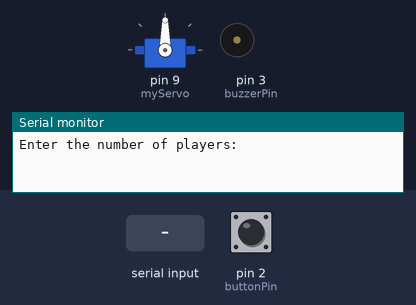
Simulated run of this sketch. Board: Arduino Uno, built with avr-gcc and run on an emulated ATmega328P. On the bench: servo, buzzer (waves = sounding, pin HIGH), the last lines printed to the serial monitor. Inputs (shaded band) come from the test bench; at power-on: pin 2 (buttonPin) HIGH. Random numbers use the default seed unless the sketch sets one.

Above: at 6.2 s.
6.3 s: "90,45\n" received over Serial
7.8 s: pin 2 (buttonPin) pulled LOW for 3.2 s
At 11.3 s:
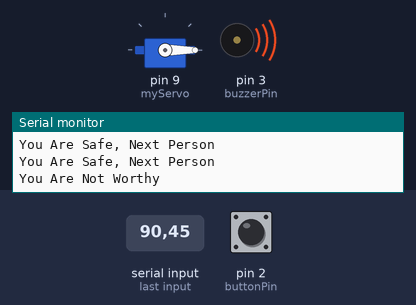
Timing chart, 0 to 13.3 s (numbered marks = the images above; inputs shaded):
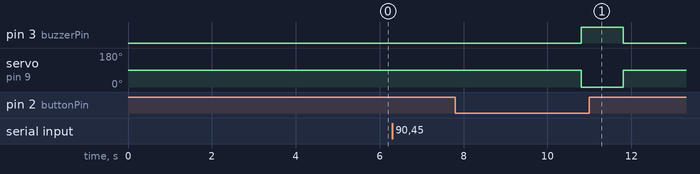

Measured:
- after the input at 7.8 s, pin 3 (buzzerPin): LOW → HIGH after 3.0 s, → LOW 1.0 s later; servo on pin 9 (myServo): 90° → 0° after 3.0 s, → 90° 1.0 s later

The sketch:

Worthy_finger_main.ino
```cpp
#include <Servo.h>

Servo myServo;
const int buttonPin = 2;  // Pin for push button
const int buzzerPin = 3;  // Pin for buzzer
int numberOfPlayers = 0;
int currentPlayer = 1;
int chosenNumber = 0;
int counter = 0;
bool gameStarted = false;
bool finish=false;

void setup() {
  pinMode(buttonPin, INPUT_PULLUP);  // Button input with internal pullup
  pinMode(buzzerPin, OUTPUT);        // Buzzer output
  myServo.attach(9);                 // Attach servo to pin 9
  myServo.write(90);                  // Servo starts at position 0 (safe)
  Serial.begin(9600);
  randomSeed(analogRead(0));  // Seed for random number
  Serial.println("\n\n Welcome To the Worthy Finger ");
  Serial.println("\n--- All Player have to press the button one by one and unworthy player's finger will be choped off---\n\n");
  delay(5000);
  Serial.println("Enter the number of players: ");
}

void loop() {
  if (finish) {
    Serial.println("You Finished the Game Use the Magic Reset Button on the Arduino To start again");
  } else {
    if (!gameStarted && Serial.available() > 0) {
      numberOfPlayers = Serial.parseInt();
      if (numberOfPlayers > 1) {
        chosenNumber = random(1, numberOfPlayers + 1);
        gameStarted = true;
      }
      Serial.println("\n \n ------------ 1 out of " + String(numberOfPlayers) + " Player is Worthy. Let's find out who!!! Start Pressing------------- \n");
    }

    if (gameStarted && digitalRead(buttonPin) == LOW) {
      delay(200);  // Debounce
      counter++;


      if (counter == chosenNumber) {
        Serial.println("You Are Not Worthy");
        buzzAndChop();      // Simulate elimination
        eliminatePlayer();  // Reduce the number of players
      } else {
        Serial.println("You Are Safe, Next Person");
        // Move to the next player
        currentPlayer++;
        if (currentPlayer > numberOfPlayers) {
          currentPlayer = 1;
        }
      }
    }
  }
}

void buzzAndChop() {
  digitalWrite(buzzerPin, HIGH);  // Buzzer ON
  myServo.write(0);              // Servo to 90 degrees (chopping action)
  delay(1000);                    // Hold position for 1 second
  digitalWrite(buzzerPin, LOW);   // Buzzer OFF
  myServo.write(90);               // Servo back to 0 degrees
}

void eliminatePlayer() {
  numberOfPlayers--;  // Reduce player count
  counter = 0;        // Reset counter

  if (numberOfPlayers > 1) {
    chosenNumber = random(1, numberOfPlayers + 1);  // Choose new number
    Serial.println("\n" + String(numberOfPlayers) + "  Left!!! Start Pressing");
  } else {
    Serial.println("\n\n\n---------------We have a Worthy winner!----------------\n\n\n");
    gameStarted = false;  // End game
    delay(3000);
    finish = true;
  }
}
```
